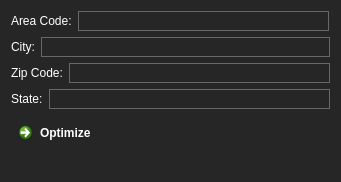
<?xml version="1.0" encoding="UTF-8"?>
<ui version="4.0">
 <class>Optimize</class>
 <widget class="QDialog" name="Optimize">
  <property name="geometry">
   <rect>
    <x>0</x>
    <y>0</y>
    <width>338</width>
    <height>182</height>
   </rect>
  </property>
  <property name="windowTitle">
   <string>AvisionR - Optimize</string>
  </property>
  <property name="styleSheet">
   <string notr="true">color:rgb(255, 255, 255);
background-color: #262626;</string>
  </property>
  <layout class="QGridLayout" name="gridLayout">
   <item row="0" column="0">
    <layout class="QHBoxLayout" name="horizontalLayout_4">
     <item>
      <widget class="QLabel" name="label_10">
       <property name="minimumSize">
        <size>
         <width>61</width>
         <height>20</height>
        </size>
       </property>
       <property name="maximumSize">
        <size>
         <width>61</width>
         <height>20</height>
        </size>
       </property>
       <property name="text">
        <string>Area Code:</string>
       </property>
      </widget>
     </item>
     <item>
      <widget class="QLineEdit" name="lineEdit_Area">
       <property name="minimumSize">
        <size>
         <width>251</width>
         <height>20</height>
        </size>
       </property>
       <property name="maximumSize">
        <size>
         <width>251</width>
         <height>20</height>
        </size>
       </property>
       <property name="styleSheet">
        <string notr="true">border: 1px solid #686868;</string>
       </property>
       <property name="maxLength">
        <number>3</number>
       </property>
      </widget>
     </item>
    </layout>
   </item>
   <item row="1" column="0">
    <layout class="QHBoxLayout" name="horizontalLayout_3">
     <item>
      <widget class="QLabel" name="label_7">
       <property name="text">
        <string>City:</string>
       </property>
      </widget>
     </item>
     <item>
      <widget class="QLineEdit" name="lineEdit_City">
       <property name="minimumSize">
        <size>
         <width>281</width>
         <height>20</height>
        </size>
       </property>
       <property name="styleSheet">
        <string notr="true">border: 1px solid #686868;</string>
       </property>
      </widget>
     </item>
    </layout>
   </item>
   <item row="2" column="0">
    <layout class="QHBoxLayout" name="horizontalLayout_2">
     <item>
      <widget class="QLabel" name="label_9">
       <property name="text">
        <string>Zip Code:</string>
       </property>
      </widget>
     </item>
     <item>
      <widget class="QLineEdit" name="lineEdit_ZipCode">
       <property name="minimumSize">
        <size>
         <width>261</width>
         <height>20</height>
        </size>
       </property>
       <property name="styleSheet">
        <string notr="true">border: 1px solid #686868;</string>
       </property>
       <property name="maxLength">
        <number>5</number>
       </property>
      </widget>
     </item>
    </layout>
   </item>
   <item row="3" column="0">
    <layout class="QHBoxLayout" name="horizontalLayout">
     <item>
      <widget class="QLabel" name="label_8">
       <property name="text">
        <string>State:</string>
       </property>
      </widget>
     </item>
     <item>
      <widget class="QLineEdit" name="lineEdit_State">
       <property name="minimumSize">
        <size>
         <width>271</width>
         <height>20</height>
        </size>
       </property>
       <property name="styleSheet">
        <string notr="true">border: 1px solid #686868;</string>
       </property>
       <property name="text">
        <string/>
       </property>
       <property name="maxLength">
        <number>2</number>
       </property>
      </widget>
     </item>
    </layout>
   </item>
   <item row="4" column="0">
    <widget class="QCommandLinkButton" name="commandLinkButton">
     <property name="text">
      <string>Optimize</string>
     </property>
    </widget>
   </item>
  </layout>
 </widget>
 <resources/>
 <connections/>
</ui>
